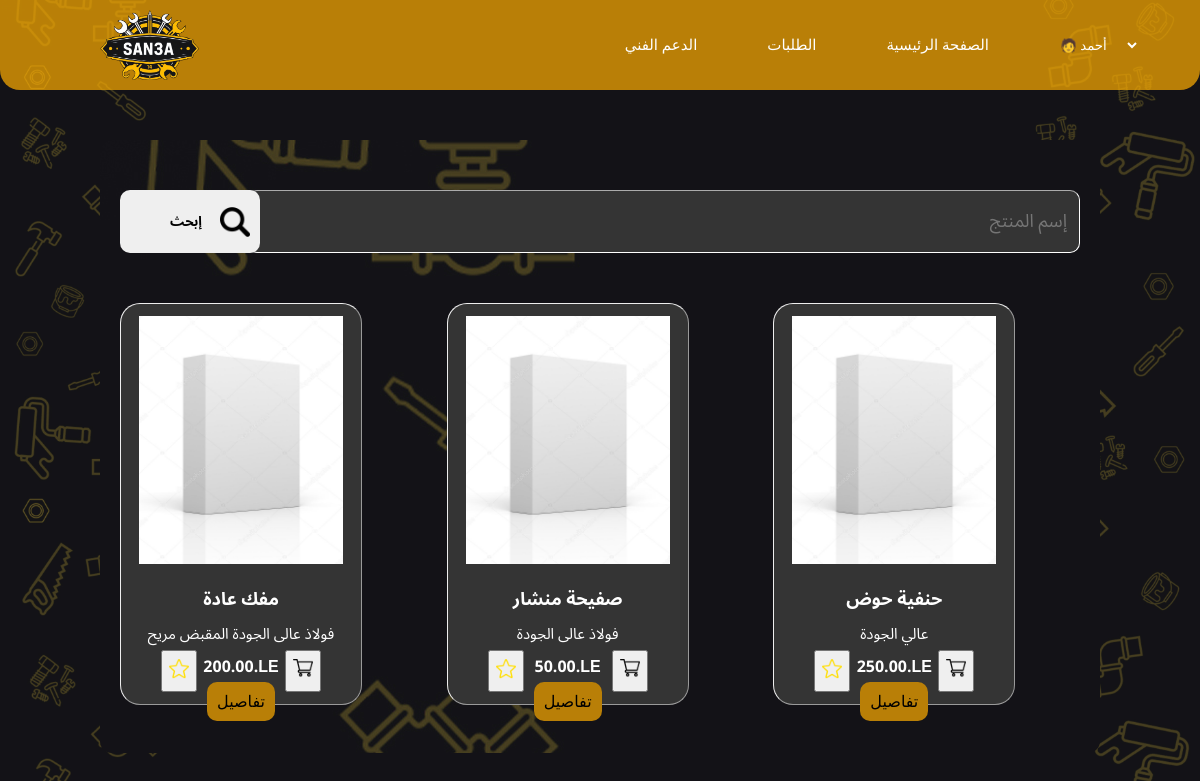
Before: /shop.php (signed in) with the older database file.
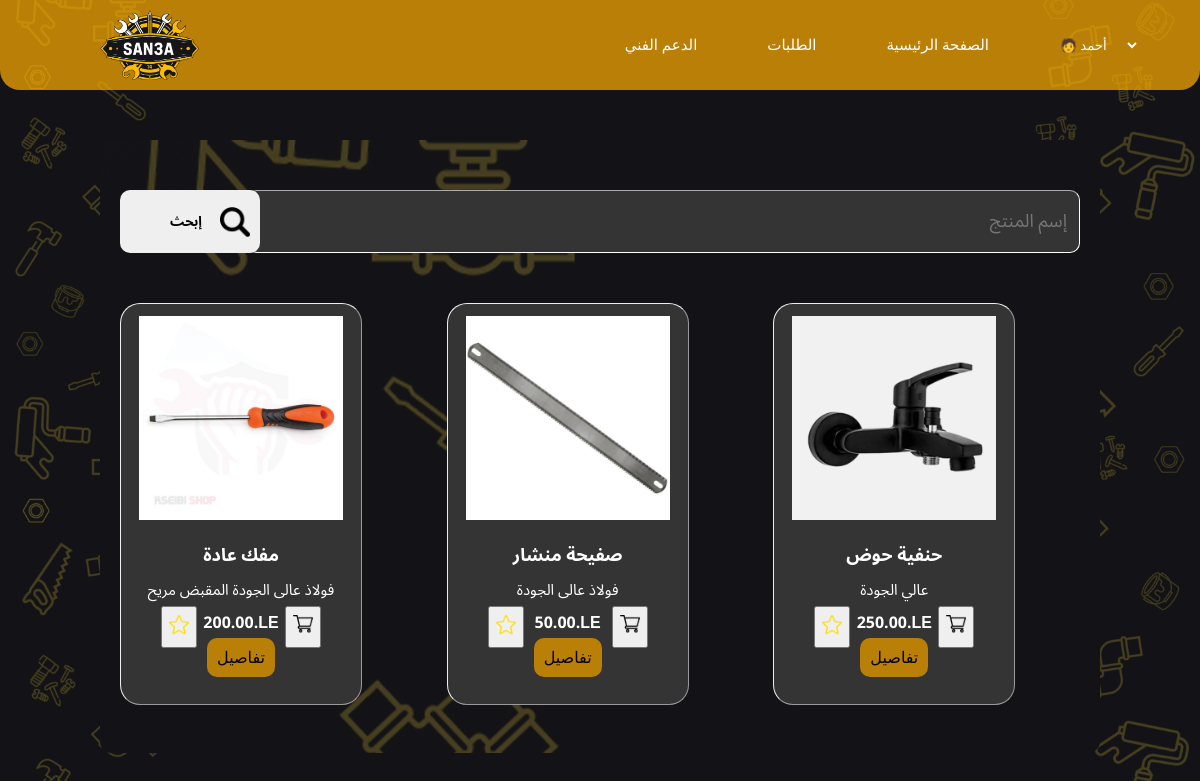
After: the same page with the newer database file.
### tables this page shows
CREATE TABLE `products` (
  `product_id` int(11) NOT NULL,
  `category_id` int(11) NOT NULL,
  `name` varchar(100) NOT NULL,
  `description` text DEFAULT NULL,
  `price` decimal(10,2) NOT NULL,
  `stock` int(11) NOT NULL,
  `discount` decimal(5,2) DEFAULT 0.00,
  `created_at` timestamp NOT NULL DEFAULT current_timestamp(),
  `image_url` varchar(255) DEFAULT 'Resorces/product.jpg',
  `min_stock_level` int(11) DEFAULT 1,
  `properties` varchar(2000) DEFAULT NULL
);

### shop.php (the view, shortened to what this page needs)
<?php
include("DBconn/conn.php");
$sql = "SELECT * FROM products";
$result = mysqli_query($conn,$sql);
?>
<!DOCTYPE html>
<html>
<head>
    <link rel="stylesheet" href="./style/general.css">
    <link rel="stylesheet" href="./style/main.css">
    <link rel="stylesheet" href="./style/shop.css">
</head>
<body>
    <?php include "header.php";?>
    <main>
<form  method="get">
        <div class="search-bar">
            <button class="search-button" type="submit">
                <p class="search-title">
                    إبحث
                </p>
                <img src="Resorces/magnifying-glass.png" class="magnifier">
            </button>
            <input type="text" placeholder="إسم المنتج" class="product-name" name="search">
        </div>
        <div class="products-container">
            <?php
                if(mysqli_num_rows($result) > 0){
                    while($row=mysqli_fetch_assoc($result)){
                        echo '<div class="product-container">
                                <img src="'.$row['image_url'].'" class="mafak">
                                    <p class="title-card-bold">'.$row['name'].'</p>
                                    <p class="title-card-light">'.$row['description'].'</p>
                                    <div class="button-card" name="add_cart">
                                        <button >
                                            <img src="Resorces/star-small.png">
                                        </button>
                                        <p>'.$row["price"].'.LE</p>
                                        <button>
                                            <img src="Resorces/shopping-cart.png">
                                        </button>
                                    </div>
                                    <div><a class="info"  href="product-inside.php?id='.$row['product_id'].'">تفاصيل</a></div>
                        </div>';
                    }
                }
                else{
                    echo "<p class='error'>لا توجد نتائج.</p>";
                }
                ?>
        </div>
    </main>
</body>
</html>

Changed rows visible on the page:
changed products "مفك عادة": image_url: a different picture
changed products "صفيحة منشار": image_url: a different picture
changed products "حنفية حوض": image_url: a different picture
